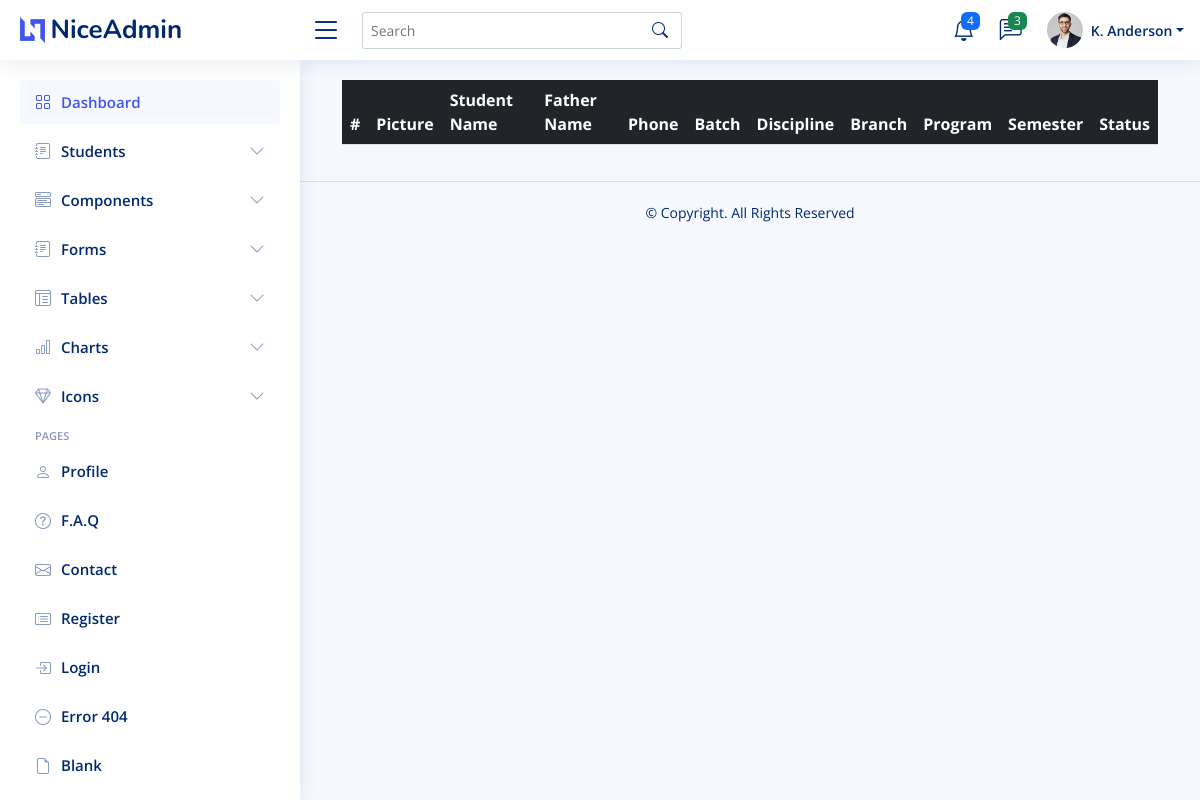
The page /views/students/students.php on the database as committed earlier.
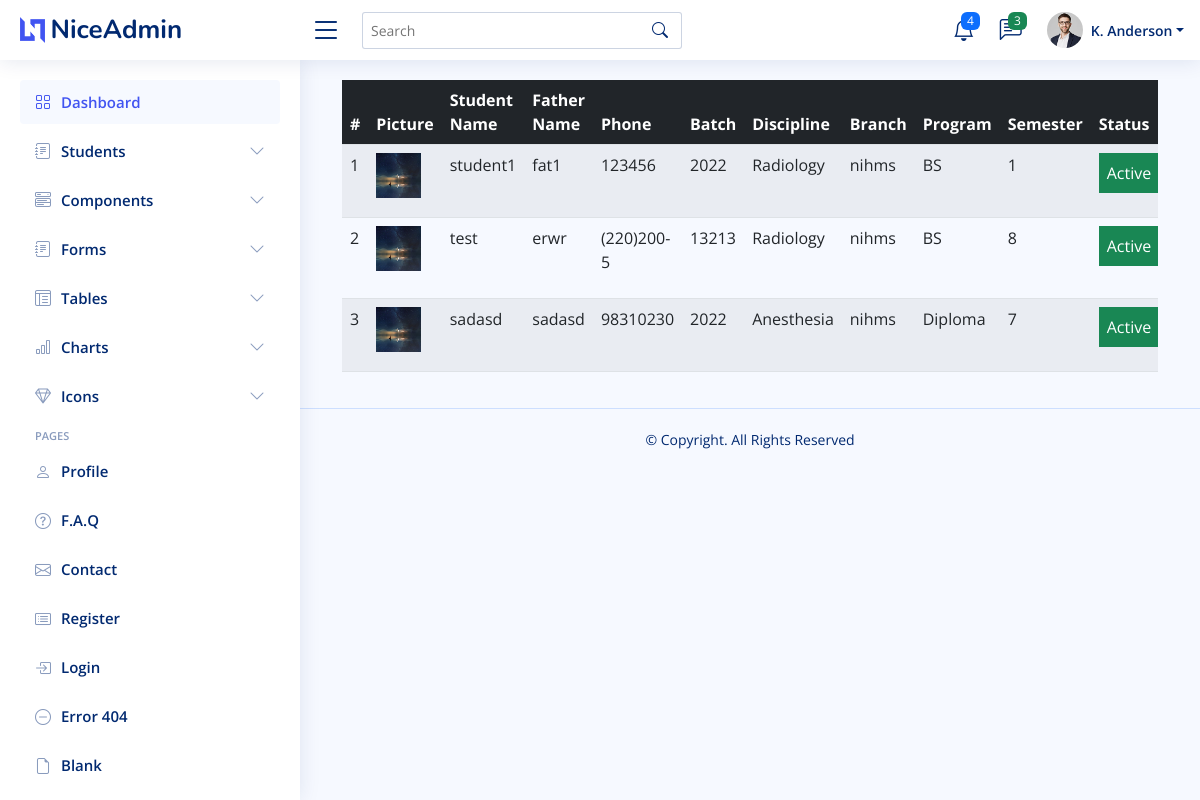
The same page on the database as committed later.
### tables this page shows
CREATE TABLE `student` (
  `id` int(11) NOT NULL,
  `student_name` varchar(512) DEFAULT NULL,
  `father_name` varchar(512) DEFAULT NULL,
  `phone` varchar(512) DEFAULT NULL,
  `batch` varchar(512) DEFAULT NULL,
  `discipline` varchar(512) DEFAULT NULL,
  `picture_path` longtext DEFAULT NULL,
  `status` varchar(11) DEFAULT '1',
  `created_on` datetime DEFAULT NULL
);

CREATE TABLE `discipline` (
  `id` int(11) NOT NULL,
  `discipline_name` varchar(512) DEFAULT NULL,
  `branch` varchar(512) DEFAULT NULL,
  `program` varchar(255) DEFAULT NULL,
  `system_type` varchar(64) DEFAULT NULL,
  `num_of_semesters` int(11) DEFAULT NULL,
  `num_of_years` int(11) DEFAULT NULL,
  `status` varchar(11) NOT NULL DEFAULT '1'
);

CREATE TABLE `student_semester` (
  `id` int(11) NOT NULL,
  `semester_number` varchar(512) DEFAULT NULL,
  `student_id` varchar(512) DEFAULT NULL,
  `status` varchar(11) DEFAULT '1',
  `created_on` datetime DEFAULT NULL
);

### views/students/students.php (the view, shortened to what this page needs)
<?php
include '../../includes/header.php';
include '../../includes/sidebar.php';
?>
<main id="main" class="main">
<div class="container-fluid">
<div class="table-responsive">
  <table class="table table-striped datatable " id="students_table">
  <thead class="bg-dark text-white">
    <tr>
      <th scope="col">#</th>
      <th scope="col">Picture</th>
      <th scope="col">Student Name</th>
      <th scope="col">Father Name</th>
      <th scope="col">Phone</th>
      <th scope="col">Batch</th>
      <th scope="col">Discipline</th>
      <th scope="col">Branch</th>
      <th scope="col">Program</th>
      <th scope="col">Semester</th>
      <th scope="col">Status</th>
    </tr>
  </thead>
  <tbody>
    <?php
    $ret=mysqli_query($con,"SELECT * FROM `student` ");
    $count = 1;
    while ($row=mysqli_fetch_array($ret))
    {
      $student_id = $row['id'];
      $discipline = $row['discipline'];
      $check_semester = mysqli_fetch_array(mysqli_query($con,"SELECT * FROM `student_semester` WHERE `student_id` = '$student_id' ORDER BY created_on DESC LIMIT 1"));
      if(!empty($check_semester)){
        $semester = $check_semester['semester_number'];
      }
      else{
        $semester = NULL;
      }
      $check_discipline = mysqli_fetch_array(mysqli_query($con,"SELECT * FROM `discipline` WHERE `id` = '$discipline'"));
      $discipline_name = $check_discipline['discipline_name'];
      $discipline_branch= $check_discipline['branch'];
      $discipline_program = $check_discipline['program'];
      ?>
      <tr>
        <td><?=$count?></td>
        <td>
          <img src="../../<?=$row['picture_path']?>" height="45" width="45">
        </td>
        <td>
          <p class="text-sm"><?=$row['student_name']?></p></td>
        <td>
          <p class="text-sm"><?=$row['father_name']?></p>
        </td>
        <td>
          <p class="text-sm"><?=$row['phone']?></p></td>
        <td>
          <p class="text-sm"><?=$row['batch']?></p>
        </td>
        <td>
          <p class="text-sm"><?=$discipline_name?></p>
        </td>
        <td>
          <p class="text-sm"><?=$discipline_branch?></p>
        </td>
        <td>
          <p class="text-sm"><?=$discipline_program?></p>
        </td>
        <td>
          <p class="text-sm"><?=$semester?></p>
        </td>
        <td>
          <?php
          if($row['status'] == '1'){
            ?>
              <p class="text-white bg-success text-sm p-2 text-center">Active</p>
            <?php
          }elseif($row['status'] == '2'){
            ?>
              <p class="text-white bg-danger text-sm p-2 text-center">InActive</p>
            <?php
          }
        ?>
        </td>
      </tr>
      <?php
      $count++;
    }
    ?>
  </tbody>
</table>
</div>
</div>
</main>
<?php
include '../../includes/footer.php';
?>

### includes/header.php (shortened to what this page needs)
<!DOCTYPE html>
<html lang="en">
<head>
  <link href="../../assets/vendor/bootstrap/css/bootstrap.min.css" rel="stylesheet">
  <link href="../../assets/vendor/bootstrap-icons/bootstrap-icons.css" rel="stylesheet">
  <link href="../../assets/vendor/boxicons/css/boxicons.min.css" rel="stylesheet">
  <link href="../../assets/vendor/quill/quill.snow.css" rel="stylesheet">
  <link href="../../assets/vendor/quill/quill.bubble.css" rel="stylesheet">
  <link href="../../assets/vendor/remixicon/remixicon.css" rel="stylesheet">
  <link href="../../assets/vendor/simple-datatables/style.css" rel="stylesheet">
  <link href="../../assets/css/style.css" rel="stylesheet">
</head>
<body>
  <header id="header" class="header fixed-top d-flex align-items-center">
    <div class="d-flex align-items-center justify-content-between">
      <a href="index.html" class="logo d-flex align-items-center">
        <img src="../../assets/img/logo.png" alt="">
        <span class="d-none d-lg-block">NiceAdmin</span>
      </a>
      <i class="bi bi-list toggle-sidebar-btn"></i>
    </div>
    <div class="search-bar">
      <form class="search-form d-flex align-items-center" method="POST" action="#">
        <input type="text" name="query" placeholder="Search" title="Enter search keyword">
        <button type="submit" title="Search"><i class="bi bi-search"></i></button>
      </form>
    </div>
    <nav class="header-nav ms-auto">
      <ul class="d-flex align-items-center">
        <li class="nav-item dropdown">
          <a class="nav-link nav-icon" href="#" data-bs-toggle="dropdown">
            <i class="bi bi-bell"></i>
            <span class="badge bg-primary badge-number">4</span>
          </a>
        </li>
        <li class="nav-item dropdown">
          <a class="nav-link nav-icon" href="#" data-bs-toggle="dropdown">
            <i class="bi bi-chat-left-text"></i>
            <span class="badge bg-success badge-number">3</span>
          </a>
        </li>
        <li class="nav-item dropdown pe-3">
          <a class="nav-link nav-profile d-flex align-items-center pe-0" href="#" data-bs-toggle="dropdown">
            <img src="../../assets/img/profile-img.jpg" alt="Profile" class="rounded-circle">
            <span class="d-none d-md-block dropdown-toggle ps-2">K. Anderson</span>
          </a>
        </li>
      </ul>
    </nav>
  </header>

### includes/sidebar.php (shortened to what this page needs)
<aside id="sidebar" class="sidebar">
<ul class="sidebar-nav" id="sidebar-nav">
  <li class="nav-item">
    <a class="nav-link " href="index.html">
      <i class="bi bi-grid"></i>
      <span>Dashboard</span>
    </a>
  </li>
  <li class="nav-item">
    <a class="nav-link collapsed" data-bs-target="#students-nav" data-bs-toggle="collapse" href="#">
      <i class="bi bi-journal-text"></i><span>Students</span><i class="bi bi-chevron-down ms-auto"></i>
    </a>
  </li>
  <li class="nav-item">
    <a class="nav-link collapsed" data-bs-target="#components-nav" data-bs-toggle="collapse" href="#">
      <i class="bi bi-menu-button-wide"></i><span>Components</span><i class="bi bi-chevron-down ms-auto"></i>
    </a>
  </li>
  <li class="nav-item">
    <a class="nav-link collapsed" data-bs-target="#forms-nav" data-bs-toggle="collapse" href="#">
      <i class="bi bi-journal-text"></i><span>Forms</span><i class="bi bi-chevron-down ms-auto"></i>
    </a>
  </li>
  <li class="nav-item">
    <a class="nav-link collapsed" data-bs-target="#tables-nav" data-bs-toggle="collapse" href="#">
      <i class="bi bi-layout-text-window-reverse"></i><span>Tables</span><i class="bi bi-chevron-down ms-auto"></i>
    </a>
  </li>
  <li class="nav-item">
    <a class="nav-link collapsed" data-bs-target="#charts-nav" data-bs-toggle="collapse" href="#">
      <i class="bi bi-bar-chart"></i><span>Charts</span><i class="bi bi-chevron-down ms-auto"></i>
    </a>
  </li>
  <li class="nav-item">
    <a class="nav-link collapsed" data-bs-target="#icons-nav" data-bs-toggle="collapse" href="#">
      <i class="bi bi-gem"></i><span>Icons</span><i class="bi bi-chevron-down ms-auto"></i>
    </a>
  </li>
  <li class="nav-heading">Pages</li>
  <li class="nav-item">
    <a class="nav-link collapsed" href="users-profile.html">
      <i class="bi bi-person"></i>
      <span>Profile</span>
    </a>
  </li>
  <li class="nav-item">
    <a class="nav-link collapsed" href="pages-faq.html">
      <i class="bi bi-question-circle"></i>
      <span>F.A.Q</span>
    </a>
  </li>
  <li class="nav-item">
    <a class="nav-link collapsed" href="pages-contact.html">
      <i class="bi bi-envelope"></i>
      <span>Contact</span>
    </a>
  </li>
  <li class="nav-item">
    <a class="nav-link collapsed" href="pages-register.html">
      <i class="bi bi-card-list"></i>
      <span>Register</span>
    </a>
  </li>
  <li class="nav-item">
    <a class="nav-link collapsed" href="pages-login.html">
      <i class="bi bi-box-arrow-in-right"></i>
      <span>Login</span>
    </a>
  </li>
  <li class="nav-item">
    <a class="nav-link collapsed" href="pages-error-404.html">
      <i class="bi bi-dash-circle"></i>
      <span>Error 404</span>
    </a>
  </li>
  <li class="nav-item">
    <a class="nav-link collapsed" href="pages-blank.html">
      <i class="bi bi-file-earmark"></i>
      <span>Blank</span>
    </a>
  </li>
</ul>
</aside>

### includes/footer.php (shortened to what this page needs)
  <footer id="footer" class="footer">
    <div class="copyright">
      &copy; Copyright. All Rights Reserved
    </div>
  </footer>
</body>
</html>

### assets/css/style.css (style rules this page uses)
:root { scroll-behavior: smooth; }
body { font-family: "Open Sans", sans-serif; background: #f6f9ff; color: #444444; }
a { color: #4154f1; text-decoration: none; }
#main { margin-top: 60px; padding: 20px 30px; transition: all 0.3s; }
.logo { line-height: 1; }
@media (min-width: 1200px) { .logo { width: 280px; } }
.logo img { max-height: 26px; margin-right: 6px; }
.logo span { font-size: 26px; font-weight: 700; color: #012970; font-family: "Nunito", sans-serif; }
.header { transition: all 0.5s; z-index: 997; height: 60px; box-shadow: 0px 2px 20px rgba(1, 41, 112, 0.1); background-color: #fff; padding-left: 20px; }
.header .toggle-sidebar-btn { font-size: 32px; padding-left: 10px; cursor: pointer; color: #012970; }
.header .search-bar { min-width: 360px; padding: 0 20px; }
.header .search-form { width: 100%; }
.header .search-form input { border: 0; font-size: 14px; color: #012970; border: 1px solid rgba(1, 41, 112, 0.2); padding: 7px 38px 7px 8px; border-radius: 3px; transition: 0.3s; width: 100%; }
.header .search-form button { border: 0; padding: 0; margin-left: -30px; background: none; }
.header .search-form button i { color: #012970; }
.header-nav ul { list-style: none; }
.header-nav>ul { margin: 0; padding: 0; }
.header-nav .nav-icon { font-size: 22px; color: #012970; margin-right: 25px; position: relative; }
.header-nav .nav-profile { color: #012970; }
.header-nav .nav-profile img { max-height: 36px; }
.header-nav .nav-profile span { font-size: 14px; font-weight: 600; }
.header-nav .badge-number { position: absolute; inset: -2px -5px auto auto; font-weight: normal; font-size: 12px; padding: 3px 6px; }
.sidebar { position: fixed; top: 60px; left: 0; bottom: 0; width: 300px; z-index: 996; transition: all 0.3s; padding: 20px; overflow-y: auto; scrollbar-width: thin; scrollbar-color: #aab7cf transparent; box-shadow: 0px 0px 20px rgba(1, 41, 112, 0.1); background-color: #fff; }
@media (min-width: 1200px) { #main, #footer { margin-left: 300px; } }
.sidebar-nav { padding: 0; margin: 0; list-style: none; }
.sidebar-nav li { padding: 0; margin: 0; list-style: none; }
.sidebar-nav .nav-item { margin-bottom: 5px; }
.sidebar-nav .nav-heading { font-size: 11px; text-transform: uppercase; color: #899bbd; font-weight: 600; margin: 10px 0 5px 15px; }
.sidebar-nav .nav-link { display: flex; align-items: center; font-size: 15px; font-weight: 600; color: #4154f1; transition: 0.3; background: #f6f9ff; padding: 10px 15px; border-radius: 4px; }
.sidebar-nav .nav-link i { font-size: 16px; margin-right: 10px; color: #4154f1; }
.sidebar-nav .nav-link.collapsed { color: #012970; background: #fff; }
.sidebar-nav .nav-link.collapsed i { color: #899bbd; }
.sidebar-nav .nav-link .bi-chevron-down { margin-right: 0; transition: transform 0.2s ease-in-out; }
.footer { padding: 20px 0; font-size: 14px; transition: all 0.3s; border-top: 1px solid #cddfff; }
.footer .copyright { text-align: center; color: #012970; }

Rows that differ between the two databases and show on the page:
added student: picture_path (picture), student_name "student1", father_name "fat1", phone "123456", batch "2022", discipline.discipline_name "Radiology", discipline.branch "nihms", discipline.program "BS", student_semester.semester_number "1", status "Active"
added student: picture_path (picture), student_name "test", father_name "erwr", phone "(220)200-5", batch "13213", discipline.discipline_name "Radiology", discipline.branch "nihms", discipline.program "BS", student_semester.semester_number "8", status "Active"
added student: picture_path (picture), student_name "sadasd", father_name "sadasd", phone "98310230", batch "2022", discipline.discipline_name "Anesthesia", discipline.branch "nihms", discipline.program "Diploma", student_semester.semester_number "7", status "Active"
